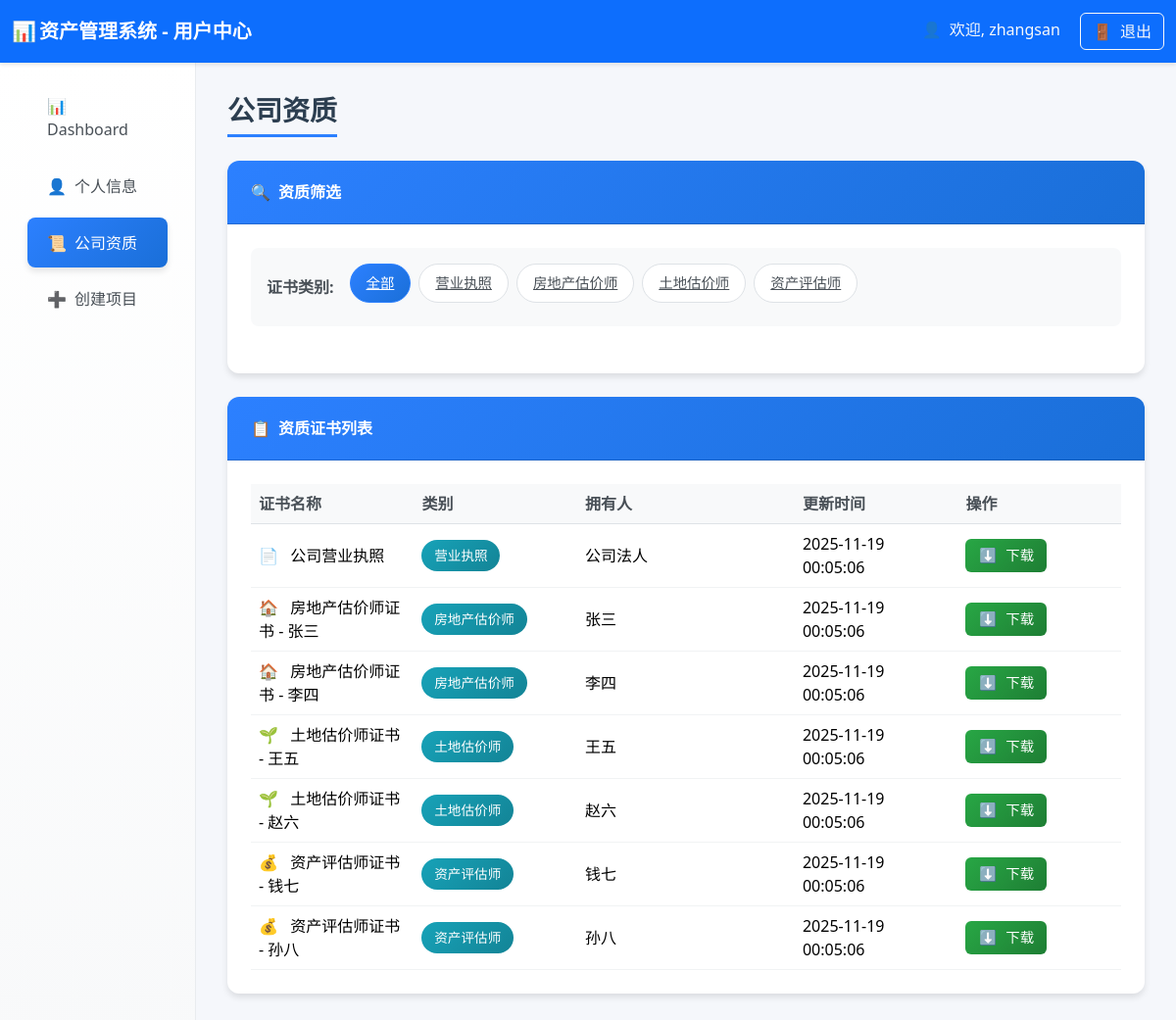
Page /company_qualifications (signed in) on the committed database.
### tables this page shows
CREATE TABLE company_qualifications (
        id INTEGER PRIMARY KEY AUTOINCREMENT,
        certificate_name TEXT NOT NULL,
        category TEXT NOT NULL,
        owner TEXT,
        file_path TEXT NOT NULL,
        file_name TEXT NOT NULL,
        update_time TEXT DEFAULT CURRENT_TIMESTAMP,
        uploader_username TEXT,
        status TEXT DEFAULT 'active'
    );

### routes/user_routes.py (the view)
@router.get("/company_qualifications", response_class=HTMLResponse)
async def company_qualifications(
    request: Request,
    category: str = None,
    user: dict = Depends(login_required),
    db: sqlite3.Connection = Depends(get_db)
):
    try:
        qualifications = await user_service.get_company_qualifications(category, db)
        categories = await user_service.get_qualification_categories(db)
        return templates.TemplateResponse("company_qualifications.html", {
            "request": request,
            "user": user,
            "qualifications": qualifications,
            "categories": categories,
            "current_category": category or "all"
        })
    except Exception as e:
        return templates.TemplateResponse("company_qualifications.html", {
            "request": request,
            "user": user,
            "qualifications": [],
            "categories": [],
            "current_category": category or "all",
            "error": str(e)
        })

### templates/company_qualifications.html (shortened to what this page needs)
<!DOCTYPE html>
<html lang="zh-CN">
<head>
    <link href="https://cdn.jsdelivr.net/npm/bootstrap@5.3.2/dist/css/bootstrap.min.css" rel="stylesheet">
    <link rel="stylesheet"
        href="https://cdnjs.cloudflare.com/ajax/libs/bootstrap-icons/1.11.0/font/bootstrap-icons.min.css">
</head>
<body>
    <nav class="navbar navbar-dark bg-primary">
        <div class="container-fluid">
            <span class="navbar-brand mb-0 h1 fw-bold">
                <span class="fallback-icon">📊</span>资产管理系统 - 用户中心
            </span>
            <div>
                <span class="text-light me-3">
                    <span class="fallback-icon">👤</span>欢迎, {{ user.username }}
                </span>
                <a href="/logout" class="btn btn-outline-light">
                    <span class="fallback-icon">🚪</span>退出
                </a>
            </div>
        </div>
    </nav>
    <div class="container-fluid">
        <div class="row">
            <div class="col-md-3 col-lg-2 sidebar">
                <nav class="nav flex-column p-3">
                    <a class="nav-link" href="/user_dashboard">
                        <span class="fallback-icon">📊</span>Dashboard
                    </a>
                    <a class="nav-link" href="/user_profile">
                        <span class="fallback-icon">👤</span>个人信息
                    </a>
                    <a class="nav-link active" href="/company_qualifications">
                        <span class="fallback-icon">📜</span>公司资质
                    </a>
                    <a class="nav-link" href="/create_project">
                        <span class="fallback-icon">➕</span>创建项目
                    </a>
                </nav>
            </div>
            <div class="col-md-9 col-lg-10 main-content">
                <h3 class="page-title">公司资质</h3>
                <div class="card">
                    <div class="card-header">
                        <span><span class="fallback-icon">🔍</span>资质筛选</span>
                    </div>
                    <div class="card-body">
                        <div class="filter-section">
                            <div class="d-flex flex-wrap align-items-center">
                                <span class="filter-label">证书类别:</span>
                                <a href="/company_qualifications" class="filter-badge {% if not current_category or current_category == 'all' %}active{% endif %}">
                                    全部
                                </a>
                                <a href="/company_qualifications?category=营业执照" class="filter-badge {% if current_category == '营业执照' %}active{% endif %}">
                                    营业执照
                                </a>
                                <a href="/company_qualifications?category=房地产估价师" class="filter-badge {% if current_category == '房地产估价师' %}active{% endif %}">
                                    房地产估价师
                                </a>
                                <a href="/company_qualifications?category=土地估价师" class="filter-badge {% if current_category == '土地估价师' %}active{% endif %}">
                                    土地估价师
                                </a>
                                <a href="/company_qualifications?category=资产评估师" class="filter-badge {% if current_category == '资产评估师' %}active{% endif %}">
                                    资产评估师
                                </a>
                            </div>
                        </div>
                    </div>
                </div>
                <div class="card">
                    <div class="card-header">
                        <span><span class="fallback-icon">📋</span>资质证书列表</span>
                    </div>
                    <div class="card-body">
                        {% if qualifications %}
                        <div class="table-responsive">
                            <table class="table table-hover">
                                <thead>
                                    <tr>
                                        <th width="15%">证书名称</th>
                                        <th width="15%">类别</th>
                                        <th width="20%">拥有人</th>
                                        <th width="15%">更新时间</th>
                                        <th width="15%">操作</th>
                                    </tr>
                                </thead>
                                <tbody id="qualificationsTable">
                                    {% for qual in qualifications %}
                                    <tr>
                                        <td>
                                            <span class="fallback-icon">
                                                {% if qual.category == '营业执照' %}📄
                                                {% elif qual.category == '房地产估价师' %}🏠
                                                {% elif qual.category == '土地估价师' %}🌱
                                                {% elif qual.category == '资产评估师' %}💰
                                                {% else %}📋{% endif %}
                                            </span>
                                            {{ qual.certificate_name }}
                                        </td>
                                        <td>
                                            <span class="badge-category">{{ qual.category }}</span>
                                        </td>
                                        <td>{{ qual.owner or '公司' }}</td>
                                        <td>{{ qual.update_time }}</td>
                                        <td>
                                            <a href="/company_qualifications/download/{{ qual.id }}"
                                                class="download-btn" target="_blank">
                                                <span class="fallback-icon">⬇️</span>下载
                                            </a>
                                        </td>
                                    </tr>
                                    {% endfor %}
                                </tbody>
                            </table>
                        </div>
                        {% endif %}
                    </div>
                </div>
            </div>
        </div>
    </div>
</body>
</html>

### templates/company_qualifications.html (style rules this page uses)
:root { --primary-color: #2c80ff; --secondary-color: #6c757d; --success-color: #28a745; --warning-color: #ffc107; --info-color: #17a2b8; --light-bg: #f5f7fb; --card-shadow: 0 4px 6px rgba(0, 0, 0, 0.1); --hover-shadow: 0 8px 15px rgba(0, 0, 0, 0.15); }
body { background-color: var(--light-bg); font-family: 'Segoe UI', Tahoma, Geneva, Verdana, sans-serif; }
.navbar { box-shadow: 0 2px 4px rgba(0, 0, 0, 0.1); padding: 0.8rem 0; }
.sidebar { background: linear-gradient(180deg, #ffffff 0%, #f8f9fa 100%); min-height: calc(100vh - 76px); box-shadow: 2px 0 10px rgba(0, 0, 0, 0.08); border-right: 1px solid #e9ecef; padding: 0; }
.nav-link { color: #495057; padding: 0.85rem 1.25rem; border-radius: 0.5rem; margin: 0.2rem 0.75rem; transition: all 0.3s ease; font-weight: 500; border: none; }
.nav-link.active { background: linear-gradient(135deg, var(--primary-color), #1a6fd8); color: white; box-shadow: var(--card-shadow); }
.main-content { padding: 2rem; background-color: var(--light-bg); }
.page-title { color: #2c3e50; font-weight: 700; margin-bottom: 1.5rem; padding-bottom: 0.5rem; border-bottom: 3px solid var(--primary-color); display: inline-block; }
.card { border: none; border-radius: 12px; box-shadow: var(--card-shadow); transition: all 0.3s ease; background: white; margin-bottom: 1.5rem; }
.card-header { background: linear-gradient(135deg, var(--primary-color), #1a6fd8); color: white; border-radius: 12px 12px 0 0 !important; padding: 1.25rem 1.5rem; font-weight: 600; }
.card-body { padding: 1.5rem; }
.filter-section { background: #f8f9fa; border-radius: 8px; padding: 1rem; margin-bottom: 1.5rem; }
.filter-label { font-weight: 600; color: #495057; margin-right: 1rem; }
.filter-badge { background: white; border: 1px solid #dee2e6; color: #495057; padding: 0.5rem 1rem; border-radius: 20px; font-size: 0.9rem; margin-right: 0.5rem; margin-bottom: 0.5rem; cursor: pointer; transition: all 0.3s ease; }
.filter-badge.active { background: linear-gradient(135deg, var(--primary-color), #1a6fd8); color: white; border-color: var(--primary-color); }
.table { margin-bottom: 0; }
.table th { background-color: #f8f9fa; border-top: none; font-weight: 600; color: #495057; }
.table td { vertical-align: middle; border-color: #f1f3f4; }
.download-btn { background: linear-gradient(135deg, var(--success-color), #1e7e34); border: none; border-radius: 6px; padding: 0.4rem 0.8rem; color: white; font-weight: 500; transition: all 0.3s ease; text-decoration: none; display: inline-flex; align-items: center; font-size: 0.9rem; }
.badge-category { background: linear-gradient(135deg, var(--info-color), #138496); color: white; padding: 0.4rem 0.8rem; border-radius: 20px; font-size: 0.85rem; font-weight: 500; }
.fallback-icon { display: inline-block; width: 20px; text-align: center; margin-right: 8px; }

### rows in the picture
company_qualifications: certificate_name "公司营业执照", category "营业执照", owner "公司法人", update_time "2025-11-19 00:05:06"
company_qualifications: certificate_name "房地产估价师证书 - 张三", category "房地产估价师", owner "张三", update_time "2025-11-19 00:05:06"
company_qualifications: certificate_name "房地产估价师证书 - 李四", category "房地产估价师", owner "李四", update_time "2025-11-19 00:05:06"
company_qualifications: certificate_name "土地估价师证书 - 王五", category "土地估价师", owner "王五", update_time "2025-11-19 00:05:06"
company_qualifications: certificate_name "土地估价师证书 - 赵六", category "土地估价师", owner "赵六", update_time "2025-11-19 00:05:06"
company_qualifications: certificate_name "资产评估师证书 - 钱七", category "资产评估师", owner "钱七", update_time "2025-11-19 00:05:06"
company_qualifications: certificate_name "资产评估师证书 - 孙八", category "资产评估师", owner "孙八", update_time "2025-11-19 00:05:06"

### other values in the picture
{{ user.username }} "zhangsan"
